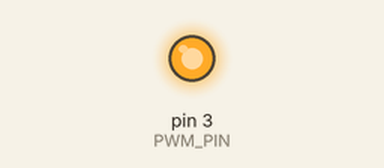
Simulated run of this sketch. Board: Arduino Uno, built with avr-gcc and run on an emulated ATmega328P. On the bench: output pins drawn as LEDs (lit = HIGH).

Above: at 0.1 s.
Timing chart, 0 to 1.6 s (numbered marks = the images above):
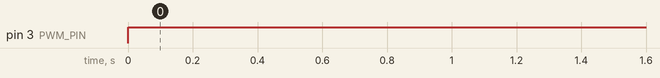

Measured:
- by itself, pin 3 (PWM_PIN): LOW → HIGH at 0.00 s

The sketch:

sketch_feb4a.ino
```cpp
// const int leds[] = {
//   1,
//   2,
//   3,
//   4
// };

// #define LEN sizeof(leds) / sizeof(leds[0])

// void setup()
// {
//   for (int i = 0; i < 5; i++)
//   {
//     pinMode(leds[i], OUTPUT);
//   }
// }

// void turn_off_all_leds()
// {
//   for (int i = 0; i < LEN; i++)
//   {
//     digitalWrite(leds[i], LOW);
//   }
// }

// void first_mode()
// {
//   turn_off_all_leds();
//   for (int i = 0; i < LEN; i++) {
//     digitalWrite(leds[i], HIGH);
//     delay(200);
//   }
// }

// void second_mode()
// {
//   turn_off_all_leds();
//   for (int i = LEN - 1; i >= 0; i--) {
//     digitalWrite(leds[i], HIGH);
//     delay(200);
//   }
// }

// void third_mode()
// {
//   turn_off_all_leds();
//   first_mode();
//   second_mode();
//   first_mode();
//   second_mode();
// }

// void loop()
// {
//   first_mode();
//   delay(1000);
//   second_mode();
//   delay(1000);
//   third_mode();
// }


#define PWM_PIN 3

void setup()
{
  pinMode(PWM_PIN, OUTPUT);
}

void loop()
{
  //for (int i = 0; i < 256; i += 5) {
    digitalWrite(PWM_PIN, 1);
    //delay(200);
 // }
}
```
